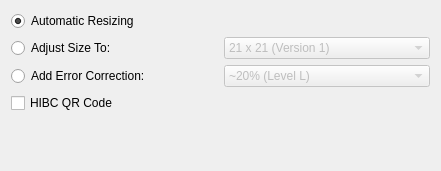
<?xml version="1.0" encoding="UTF-8"?>
<ui version="4.0">
 <class>grpQR</class>
 <widget class="QWidget" name="grpQR">
  <property name="geometry">
   <rect>
    <x>0</x>
    <y>0</y>
    <width>441</width>
    <height>171</height>
   </rect>
  </property>
  <property name="windowTitle">
   <string>Form</string>
  </property>
  <layout class="QVBoxLayout" name="verticalLayout">
   <item>
    <layout class="QGridLayout" name="gridLayout">
     <item row="0" column="0">
      <widget class="QRadioButton" name="radQRAuto">
       <property name="text">
        <string>Automatic Resizing</string>
       </property>
       <property name="checked">
        <bool>true</bool>
       </property>
      </widget>
     </item>
     <item row="1" column="0">
      <widget class="QRadioButton" name="radQRSize">
       <property name="text">
        <string>Adjust Size To:</string>
       </property>
      </widget>
     </item>
     <item row="1" column="1">
      <widget class="QComboBox" name="cmbQRSize">
       <property name="enabled">
        <bool>false</bool>
       </property>
       <item>
        <property name="text">
         <string>21 x 21 (Version 1)</string>
        </property>
       </item>
       <item>
        <property name="text">
         <string>25 x 25 (Version 2)</string>
        </property>
       </item>
       <item>
        <property name="text">
         <string>29 x 29 (Version 3)</string>
        </property>
       </item>
       <item>
        <property name="text">
         <string>33 x 33 (Version 4)</string>
        </property>
       </item>
       <item>
        <property name="text">
         <string>37 x 37 (Version 5)</string>
        </property>
       </item>
       <item>
        <property name="text">
         <string>41 x 41 (Version 6)</string>
        </property>
       </item>
       <item>
        <property name="text">
         <string>45 x 45 (Version 7)</string>
        </property>
       </item>
       <item>
        <property name="text">
         <string>49 x 49 (Version 8)</string>
        </property>
       </item>
       <item>
        <property name="text">
         <string>53 x 53 (Version 9)</string>
        </property>
       </item>
       <item>
        <property name="text">
         <string>57 x 57 (Version 10)</string>
        </property>
       </item>
       <item>
        <property name="text">
         <string>61 x 61 (Version 11)</string>
        </property>
       </item>
       <item>
        <property name="text">
         <string>65 x 65 (Version 12)</string>
        </property>
       </item>
       <item>
        <property name="text">
         <string>69 x 69 (Version 13)</string>
        </property>
       </item>
       <item>
        <property name="text">
         <string>73 x 73 (Version 14)</string>
        </property>
       </item>
       <item>
        <property name="text">
         <string>77 x 77 (Version 15)</string>
        </property>
       </item>
       <item>
        <property name="text">
         <string>81 x 81 (Version 16)</string>
        </property>
       </item>
       <item>
        <property name="text">
         <string>85 x 85 (Version 17)</string>
        </property>
       </item>
       <item>
        <property name="text">
         <string>89 x 89 (Version 18)</string>
        </property>
       </item>
       <item>
        <property name="text">
         <string>93 x 93 (Version 19)</string>
        </property>
       </item>
       <item>
        <property name="text">
         <string>97 x 97 (Version 20)</string>
        </property>
       </item>
       <item>
        <property name="text">
         <string>101 x 101 (Version 21)</string>
        </property>
       </item>
       <item>
        <property name="text">
         <string>105 x 105 (Version 22)</string>
        </property>
       </item>
       <item>
        <property name="text">
         <string>109 x 109 (Version 23)</string>
        </property>
       </item>
       <item>
        <property name="text">
         <string>113 x 113 (Version 24)</string>
        </property>
       </item>
       <item>
        <property name="text">
         <string>117 x 117 (Version 25)</string>
        </property>
       </item>
       <item>
        <property name="text">
         <string>121 x 121 (Version 26)</string>
        </property>
       </item>
       <item>
        <property name="text">
         <string>125 x 125 (Version 27)</string>
        </property>
       </item>
       <item>
        <property name="text">
         <string>129 x 129 (Version 28)</string>
        </property>
       </item>
       <item>
        <property name="text">
         <string>133 x 133 (Version 29)</string>
        </property>
       </item>
       <item>
        <property name="text">
         <string>137 x 137 (Version 30)</string>
        </property>
       </item>
       <item>
        <property name="text">
         <string>141 x 141 (Version 31)</string>
        </property>
       </item>
       <item>
        <property name="text">
         <string>145 x 145 (Version 32)</string>
        </property>
       </item>
       <item>
        <property name="text">
         <string>149 x 149 (Version 33)</string>
        </property>
       </item>
       <item>
        <property name="text">
         <string>153 x 153 (Version 34)</string>
        </property>
       </item>
       <item>
        <property name="text">
         <string>157 x 157 (Version 35)</string>
        </property>
       </item>
       <item>
        <property name="text">
         <string>161x 161 (Version 36)</string>
        </property>
       </item>
       <item>
        <property name="text">
         <string>165 x 165 (Version 37)</string>
        </property>
       </item>
       <item>
        <property name="text">
         <string>169 x 169 (Version 38)</string>
        </property>
       </item>
       <item>
        <property name="text">
         <string>173 x 173 (Version 39)</string>
        </property>
       </item>
       <item>
        <property name="text">
         <string>177 x 177 (Version 40)</string>
        </property>
       </item>
      </widget>
     </item>
     <item row="2" column="0">
      <widget class="QRadioButton" name="radQRECC">
       <property name="text">
        <string>Add Error Correction:</string>
       </property>
      </widget>
     </item>
     <item row="2" column="1">
      <widget class="QComboBox" name="cmbQRECC">
       <property name="enabled">
        <bool>false</bool>
       </property>
       <item>
        <property name="text">
         <string>~20% (Level L)</string>
        </property>
       </item>
       <item>
        <property name="text">
         <string>~37% (Level M)</string>
        </property>
       </item>
       <item>
        <property name="text">
         <string>~55% (Level Q)</string>
        </property>
       </item>
       <item>
        <property name="text">
         <string>~65% (Level H)</string>
        </property>
       </item>
      </widget>
     </item>
     <item row="3" column="0">
      <widget class="QCheckBox" name="chkQRHIBC">
       <property name="text">
        <string>HIBC QR Code</string>
       </property>
      </widget>
     </item>
    </layout>
   </item>
   <item>
    <spacer name="verticalSpacer">
     <property name="orientation">
      <enum>Qt::Vertical</enum>
     </property>
     <property name="sizeHint" stdset="0">
      <size>
       <width>20</width>
       <height>35</height>
      </size>
     </property>
    </spacer>
   </item>
  </layout>
 </widget>
 <resources/>
 <connections>
  <connection>
   <sender>radQRSize</sender>
   <signal>toggled(bool)</signal>
   <receiver>cmbQRSize</receiver>
   <slot>setEnabled(bool)</slot>
   <hints>
    <hint type="sourcelabel">
     <x>89</x>
     <y>39</y>
    </hint>
    <hint type="destinationlabel">
     <x>255</x>
     <y>46</y>
    </hint>
   </hints>
  </connection>
  <connection>
   <sender>radQRECC</sender>
   <signal>toggled(bool)</signal>
   <receiver>cmbQRECC</receiver>
   <slot>setEnabled(bool)</slot>
   <hints>
    <hint type="sourcelabel">
     <x>95</x>
     <y>79</y>
    </hint>
    <hint type="destinationlabel">
     <x>308</x>
     <y>79</y>
    </hint>
   </hints>
  </connection>
 </connections>
</ui>
